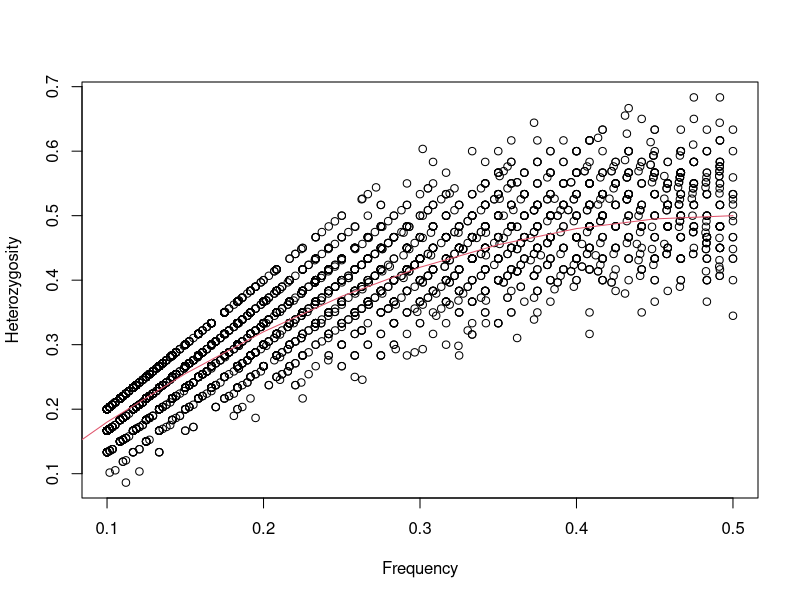
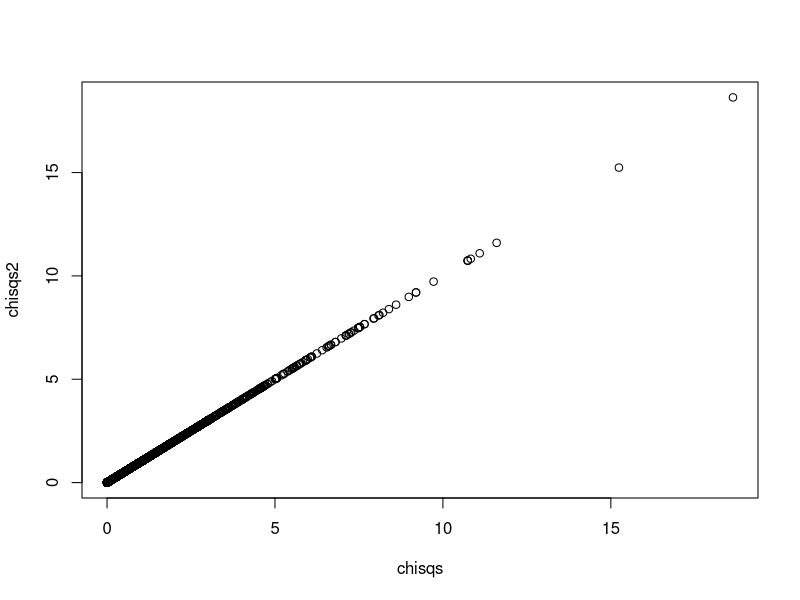
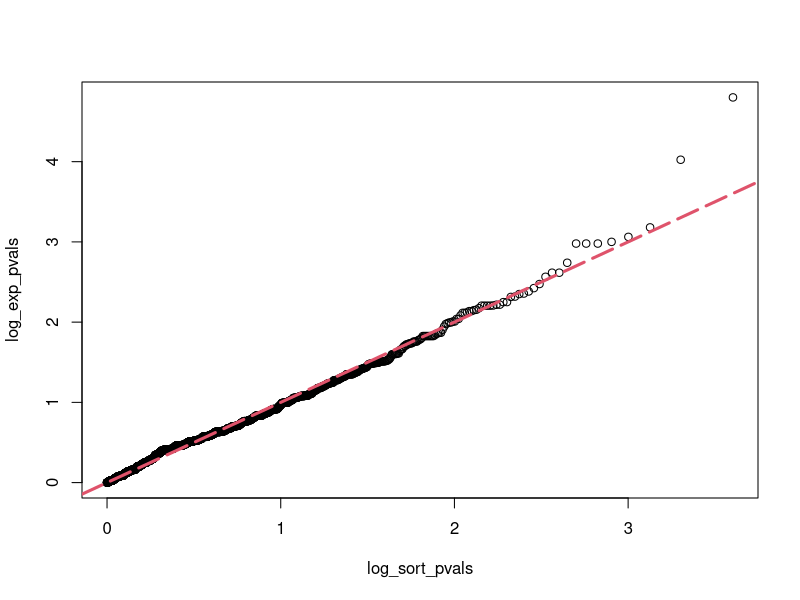

Here is the R script that generated these plots, in order:
#Additional in class excercises for R bootcamp:
#EEB 201, September 27, 2017
#Kirk Lohmueller


#1a.  To start let's revisit our tests of Hardy-Weinberg. 
#   Go back and perform the chi-square test for Hardy-Weinberg 
#   that we did in class on all SNPs in the "hapmap_CEU_r23a_chr2_ld.txt" file.
#   Hint: you already have the code for this. 
#   Save your P-values in a vector called "pvals"


setwd("~/GitHub/RBootcamp/Assignment2")
snpsDataFrame <- read.table('hapmap_CEU_r23a_chr2_Id.txt',header=TRUE)

dim(snpsDataFrame)
head(snpsDataFrame)

names(snpsDataFrame)
row.names(snpsDataFrame)

# Because the data are really just a large numeric matrix, we convert the dataframe to a matrix:
snps=as.matrix(snpsDataFrame)

# With row names we can easily extract certain SNPs using the id's
testSNP=snps["rs218206_G",]

table(testSNP)

# What is proportion of heterozygotes at this locus?
het=sum(testSNP==1)/length(testSNP)

# What if there is missing data?
testSNP=snps["rs6717613_A",]

# Try these commands
table(testSNP)
testSNP==1
length(testSNP)
is.na(testSNP)

# Now let's compute the observed heterozygosity
het=sum(testSNP==1,na.rm=TRUE)/sum(!is.na(testSNP))  # but this doesn't, because 

# What is the frequency of the minor allele?
freq=sum(testSNP,na.rm=TRUE)/(2.0*sum(!is.na(testSNP)))

# Now, let's define functions that do this for a generic set of SNP data
calc_freq=function(x){
  return(sum(x,na.rm=TRUE)/(2.0*sum(!is.na(x))))
}

calc_het=function(x){
  return(sum(x==1,na.rm=TRUE)/(sum(!is.na(x))))
}

# And now let's apply the functions to each and every SNP
freq=apply(snps,1,calc_freq)
het=apply(snps,1,calc_het)

# And now we can make exploratory plots
plot(freq,het,xlab="Frequency",ylab="Heterozygosity")  # Scatter plot

# Let's add a line to show what relationship we'd expect under Hardy-Weinberg expectations
p=seq(0,0.5,by=0.05)   # Set-up a vector with a sequence of allele frequencies
points(p,2*p*(1-p),type="l",col=2) # Plot the HW expectation as a line in red

## APPYLING A CHI-SQUARE TEST TO EACH SNP TO FORMALLY LOOK FOR DEPARTURES FROM HARDY-WEINBERG EXPECTATIONS ###

compute_chisquare=function(x){
  freq=sum(x,na.rm=TRUE)/(2.0*sum(!is.na(x)))
  cnt0=sum(x==0,na.rm=TRUE)
  cnt1=sum(x==1,na.rm=TRUE)
  cnt2=sum(x==2,na.rm=TRUE)
  obscnts=c(cnt0,cnt1,cnt2)
  #print(obscnts)
  n=sum(obscnts)
  expcnts=c((1-freq)^2,2*freq*(1-freq),freq^2)*n
  chisq=sum((obscnts-expcnts)^2/expcnts)
  return(chisq)
}

#let's make a second funtion that makes use of R's built in chisq.test function

compute_chisquare_2=function(x){
  freq=sum(x,na.rm=TRUE)/(2.0*sum(!is.na(x)))
  cnt0=sum(x==0,na.rm=TRUE)
  cnt1=sum(x==1,na.rm=TRUE)
  cnt2=sum(x==2,na.rm=TRUE)
  obscnts=c(cnt0,cnt1,cnt2)
  #print(obscnts)
  n=sum(obscnts)
  #here we use the built-in function for the chi-sq distribution:
  exp_probs=c((1-freq)^2,2*freq*(1-freq),freq^2) #note, here we don't multiply by n
  chisq<-chisq.test(obscnts,p=exp_probs, correct = FALSE)$statistic
  return(chisq)
}

# Apply the compute_chi_square function to each snp
chisqs=apply(snps,1,compute_chisquare)
chisqs2=apply(snps,1,compute_chisquare_2)

#check to see that the chisquare statistcs are the same:
#first do this by computing Pearson's correlation coefficient:
cor.test(chisqs,chisqs2)

#we can also do a quick scatterplot:
plot(chisqs,chisqs2)

# Compute p-values for each chi-square value using the pchisq function
pvals=pchisq(chisqs,1,lower.tail=FALSE)

#######################################################################################################
#1b.  What proportion of P-values from the test (put the vector called "pvals") 
#   are <0.05?
  
signifthres05<-0.05
# sum of a conditional statement only adds up the binary variables that are true per the condition
proportion05=(sum(pvals<signifthres05))/length(pvals)
proportion05
# OR
mean(pvals<signifthres05)
# mean of a conditional statement only adds a binary value of the items in the vector that meet the condition, 
# so it is essentially taking a proportion

# What proportion are <0.01? 

signifthres01<-0.01
proportion01=(sum(pvals<signifthres01))/length(pvals)
proportion01
#OR
mean(pvals<signifthres01)

# Are any <0.001? 

signifthres001<-0.001
proportion001=(sum(pvals<signifthres001))/length(pvals)
proportion001
#OR
mean(pvals<signifthres001)

#######################################################################################################
#1c.  How many SNPs were tested for departures from Hardy-Weinberg equilibrium?
#   Hint: How many P-values do you have? Second hint: Try using the "length" function. 
#   Save this value in the variable called "num_pval".

num_pval<-length(pvals)

#######################################################################################################
#1d.  Say that you have "num_pval" total P-values. Assuming that the null hypothesis is true
#   (i.e. all SNPs are in Hardy-Weinberg), the smallest P-values is expected to be 1/num_pval. 
#   The second smallest P-value is expected to be 2/num_pval. The third smallest P-value is expected 
#   to be 3/num_pval, etc. The largest P-value is expected to be num_pval/num_pval (or 1). 
#   Calculate the vector of expected P-values for the  chi-square test. Save these in the vector called "exp_pvals". 

exp_pvals<-seq(1,num_pval,1)/num_pval
# create a sequence for the denominators, then divide each of them by the denominator - outside of the seq function
head(exp_pvals)
tail(exp_pvals)

#######################################################################################################
#1e. The observed P-values in the "pvals" vector are in the order that they SNPs appear across the chromosome. 
#   We need to sort them, smallest to largest. Use the "sort" function to sort the P-values. 
#   Store them in the vector "sort_pvals".  

sort_pvals <- sort(pvals)
head(sort_pvals)
tail(sort_pvals)

#######################################################################################################
#1f.  In order to see what is happening with the small P-values (these are the ones we really care about), 
#   people often take the -log10(Pvalue). Find the -log10 of the observed and expected P-values. 
#   Store these in the vector "log_sort_pvals" and "log_exp_pvals". 

log_sort_pvals <- -log10(exp_pvals)
log_exp_pvals <- -log10(sort_pvals)

#######################################################################################################
#1g.  You're ready to make the QQ plot! Plot the "log_sort_pvals" vs. the "log_exp_pvals". 

plot(log_sort_pvals, log_exp_pvals)

#######################################################################################################
#1h.  Where should these P-values fall under the null hypothesis? They should fall along the diagonal. 
#   Add a diagonal line to the QQ plot.

abline(a=0,b=1,lty=5, lwd =3, col=2)

#######################################################################################################
#2  Researchers are very interested in testing whether certain alleles are present in higher frequency 
#     in individuals with traits, such as type 2 diabetes. We have blood glucose levels for the 
#     60 individuals in this study. 

#2a. Load the file "pheno.sim.2014.txt". Store the phenotypes in a data frame called "zz". 
#   The second column in this file contains the blood glucose measurements. 
#     Hint: you probably want to use "header=T" in the "read.table" command. 

zz=read.table("pheno.sim.2014.txt",header=TRUE)
#   colnames(zz) = tells me the column names in the table
#   colnames(zz)[2] = tells me the name of the second column

#######################################################################################################
#2b.  Find the value of the phenotype such that 25% of the individuals have a phenotype LESS than this value.

# mean(zz[,"glucose_mmolperL"])  this outputs the mean in matriz zz, all rows, column "glucose_mmolperL"
#
# Quantile by hand - h<- sort(zz[,"glucose_mmolperL"])
#     THEN (h[15]+h[16])/2
#     value will be approximate but not equal to quantile because quantile is at exactly 25% on the normal distribution
quantile(zz[,2])
#outputs all the of the quantile data using the second column from data set zz
quantile(zz[,2])[2]
#outputs the 2th output from the quantile matrix

#######################################################################################################
#2c. Find the value of the phenotype such that 25% of the individuals have a phenotype GREATER than this 
#     value (i.e. 75% of the individuals have a phenotype LESS than this value).

quantile(zz[,2])[4]
#outputs the 4th output from the quantile matrix

#######################################################################################################
#2d. Make a density plot of the distribution of phenotypes (i.e. the blood glucose levels). Add vertical
#     lines to the plot to denote the 25% and 75% tails of the distribution.


